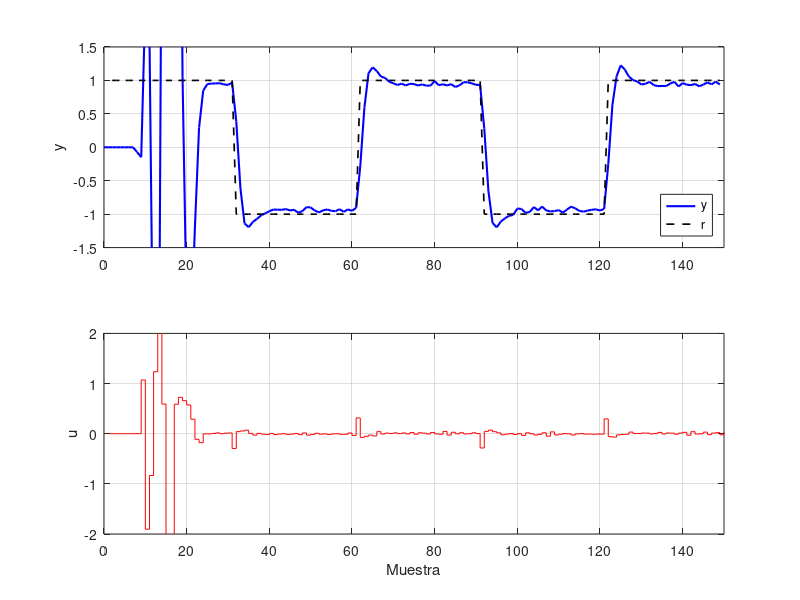
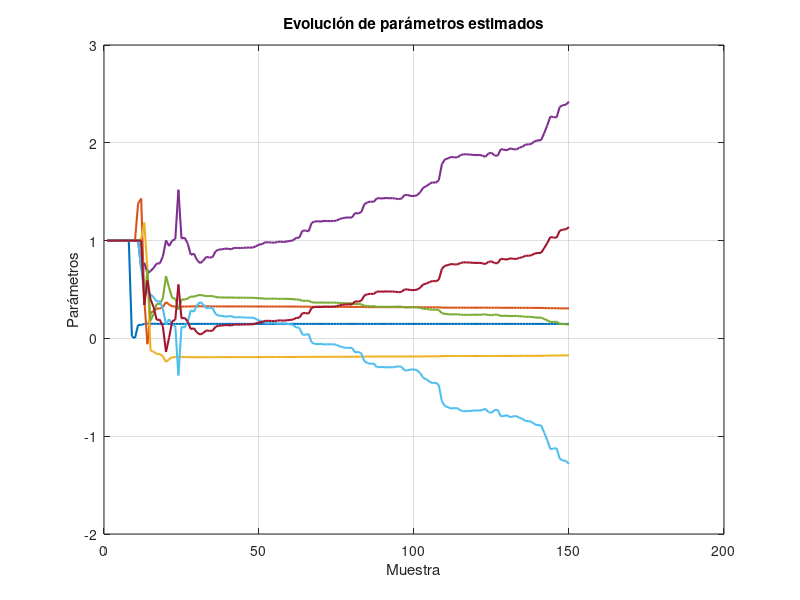

MATLAB code for these plots, in order:

clear all; close all; clc

%% Control Predictivo Ponderado por Polinomios (versión adaptativa)
rng(1234)

% ----- Configuración del experimento -----
cambioref = 30;                 % duración de cada tramo de referencia
ciclos = 5;                     % número de ciclos
n = cambioref * ciclos;         % longitud total del experimento

% Ruido de medida y señales iniciales
e = 0.02 * randn(n,1);          % ruido (vector)
y = zeros(n,1);                 % salida del proceso
u = zeros(n,1);                 % actuación
uf = zeros(n,1);                % actuación filtrada (R/P)

% ----- Modelo nominal (polinomios en z^-1) -----
Ap = [1 -1.74 0.77];            % polinomio A
Bp = 2 * [1.1 0.9];             % polinomio B (factor 2)
A = Ap;
B = Bp;
na = length(Ap);
nb = length(Bp);

% ----- Polinomio de perturbación/ruido C -----
nc = 4;
C = [1.0000;
    -2.0000;
     1.2900;
    -0.2700];

nk = 2;                         % retraso muerto en muestras

% ----- Referencia: secuencia alternada +/-1 -----
ref = ones(cambioref,1);
for ii = 1:(ciclos-1)
    ref = [ref; (-1)^ii * ones(cambioref,1)];
end

% ----- Polinomios de ponderación P y R -----
P = [1 -1.3981 0.4976];         % polinomio P (filtro en denominador de uf)
R = [1 -0.9473 0.1205];         % polinomio R (filtro en numerador de uf)
lambda = 10;                    % parámetro de regularización/ponderación

% ----- Inicialización identificación adaptativa -----
% número de parámetros (regresores) usados en el identificador / regulador
np = na + nb + nk - 3 + length(P);   % coincide con la formulación matricial
Aest = ones(n, np);         % estimaciones de parámetros a lo largo del tiempo
lam = 0.99;                 % factor de olvido (lambda)
Pmat = 10000 * eye(np);     % matriz de covarianza inicial (p)
th = eps * ones(np,1);      % vector de parámetros pequeño inicial (no usado directamente)

% ----- Cálculo del polinomio F (expansión truncada de 1/A) -----
F = zeros(nk,1);
F(1) = 1;
for i = 2:nk
    for j = 1:(i-1)
        if i-j+1 <= length(A)
            F(i) = F(i) - F(j) * A(i-j+1);
        end
    end
end

% ----- Cálculo del vector G (relación entre A y F) -----
G = zeros(na,1);
for i = 1:na
    for j = 0:(nk-1)
        if i + nk - j <= length(A)
            G(i) = G(i) - F(j+1) * A(i + nk - j);
        end
    end
end

% ----- Convolución F * B (usado en formulación del regulador) -----
FB = conv(F, B)';

% ----- Vector theta (inicialización, no es usado directamente en la versión adaptativa
% pero se calcula por completitud) -----
theta = ones(np,1) * B(1) / (B(1)*B(1) + lambda);
theta(2:na) = theta(1) * G(1:na-1);
theta(na+1 : na+nb+nk-2) = (FB(2:nb+nk-1) + lambda * R(2:nb+nk-1)' / B(1)) * theta(1);
theta(na+nb+nk-1 : na+nb+nk+length(P)-3) = -lambda * P(2:length(P)) / B(1) * theta(1);

% ----- Bucle principal: simulación + regulación + identificación -----
% Se empieza en un índice que evita acceder a índices <= 0
startIdx = nk + nb + 5;
for i = startIdx : n

    % ----- Dinámica de la planta (simulación) -----
    y(i) = 0;
    % parte autoregresiva (A)
    for j = 2:na
        y(i) = y(i) - A(j) * y(i - j + 1);
    end
    % parte dependiente de entrada (B con retraso nk)
    for j = 1:nb
        y(i) = y(i) + B(j) * u(i + 1 - j - nk);
    end
    % término de perturbación/ruido (C * e)
    for j = 1:nc
        % proteger índices negativos: exigir i-j >= 1
        if (i - j) >= 1
            y(i) = y(i) + C(j) * e(i - j);
        end
    end

    % ----- Regulador: cálculo de uf = (R/P) * u (filtro aplicado a u) -----
    uf(i-1) = 0;
    for j = 1:length(R)
        if (i - j) >= 1
            uf(i-1) = uf(i-1) + u(i - j) * R(j);
        end
    end
    for j = 2:length(P)
        if (i - j) >= 1
            uf(i-1) = uf(i-1) - uf(i - j) * P(j);
        end
    end

    % ----- Construcción del vector de regresores phi (entrada del regulador) -----
    phi = zeros(np,1);
    phi(1) = ref(i);                                  % referencia futura inmediata
    % salidas pasadas con signo negativo
    phi(2:na) = -flipud( y(i - na + 2 : i) );
    % controles pasados (u)
    phi(na+1 : na+nb+nk-2) = -flipud( u(i - nb - nk + 2 : i - 1) );
    % uf pasado (filtrado)
    phi(na+nb+nk-1 : na+nb+nk+length(P)-3) = -flipud( uf(i - length(P) + 1 : i - 1) );

    % ----- Ley de control: uso de parámetros estimados (Aest) -----
    % se usa la fila anterior de Aest (estimación en tiempo i-1)
    u(i) = Aest(i-1, 1:np) * phi(1:np);

    % ----- Preparación del vector x para la etapa de identificación -----
    % x contiene los mismos términos que phi pero con desplazamiento por nk
    x = zeros(np,1);
    % primer componente (puede contener mezcla de y y término uf)
    % proteger índices para uf(i-nk)
    uf_in = 0;
    if (i - nk) >= 1
        uf_in = uf(i - nk);
    end
    x(1) = y(i) + lambda / B(1) * uf_in;
    % siguientes componentes: salidas retrasadas
    x(2:na) = -flipud( y(i - na + 2 - nk : i - nk) );
    % controles retrasados (considerando nk desplazamiento)
    x(na+1 : na+nb+nk-2) = -flipud( u(i - nb - nk + 2 - nk : i - 1 - nk) );
    % uf retrasado
    x(na+nb+nk-1 : na+nb+nk+length(P)-3) = -flipud( uf(i - length(P) + 1 - nk : i - 1 - nk) );

    % ----- Identificación recursiva tipo RLS (con olvido) -----
    % estimación de salida y error en identificador
    yh = x' * Aest(i-1, 1:np)';          % salida estimada por identificador en tiempo i-1
    epsi = u(i - nk) - yh;               % error de identificación (u medido menos estimado)

    % Ganancia de Kalman / RLS
    K = (Pmat * x) / (lam + x' * Pmat * x);
    % actualización de covarianza
    Pmat = (Pmat - K * x' * Pmat) / lam;
    % actualización de parámetros (fila i de Aest)
    Aest(i, 1:np) = (Aest(i-1, 1:np)' + K * epsi)';

end

%% Resultados
t = 0:length(y)-1;

figure;

subplot(2,1,1)
plot(t,y,'b','LineWidth',1.5);
hold on;
plot(t(nk+1:end),ref(1:length(ref)-nk),'k--','LineWidth',1.2);
axis([0 n -1.5 1.5]);
grid on;
legend('y','r','Location','southeast');
ylabel('y');

subplot(2,1,2)
stairs(u,'r');
axis([0 n -2 2]);
grid on;
xlabel('Muestra');
ylabel('u');

figure;
plot(Aest,'LineWidth',1.5); grid on;
title('Evolución de parámetros estimados');
xlabel('Muestra');
ylabel('Parámetros');
